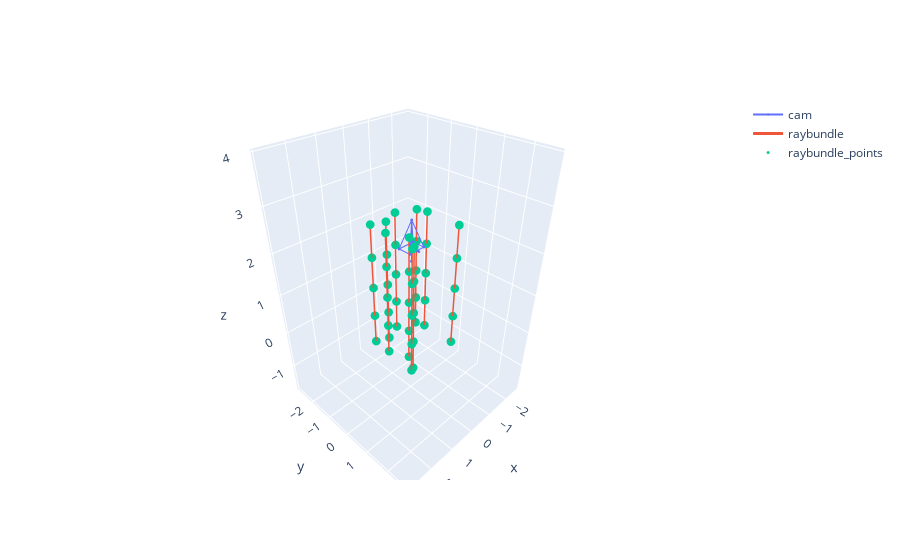

Source (notebook cell):
### Code cell
from utils.camera_utils import (
    reshape_camera_matrices,
    read_camera_parameters,
)
import plotly.graph_objects as go
from plotly.subplots import make_subplots
from pytorch3d.renderer import (
    NDCMultinomialRaysampler,
    FoVPerspectiveCameras,
    MonteCarloRaysampler,
    FoVOrthographicCameras
)
from pytorch3d.vis.plotly_vis import (
    _add_ray_bundle_trace,
    _add_camera_trace
)
import os


data_dir = "data/cow_data"
calibration_filepath = os.path.join(data_dir, "calibration.json")
Ks, Rs, Ts = read_camera_parameters(calibration_filepath)
Ks, Rs, Ts = reshape_camera_matrices(Ks,Rs,Ts)
cam_id = 0
camera = FoVOrthographicCameras(R=Rs[cam_id].unsqueeze(0), T=Ts[cam_id].unsqueeze(0))

raysampler_grid = NDCMultinomialRaysampler(
        image_width=128,
        image_height=128,  
        n_pts_per_ray= 10, 
        min_depth= 10, # Note: should this be the same values as for training (min:0.1, max:3) ?
        max_depth= 3,
    )

raysampler_mc = MonteCarloRaysampler(
            min_x = -1.0,
            max_x = 1.0,
            min_y = -1.0,
            max_y = 1.0,
            n_rays_per_image=10,
            n_pts_per_ray=5,
            min_depth=0.1,
            max_depth=3,
        )
raybundle_grid = raysampler_grid(camera)
raybundle_mc = raysampler_mc(camera)

fig = make_subplots(rows=1, cols=1, specs=[[{'type': 'scene'}]])
_add_camera_trace(
                    fig, camera, "cam", 0, 1, 0.3
                )
_add_ray_bundle_trace(
                    fig=fig,
                    ray_bundle=raybundle_mc,
                    trace_name="raybundle",
                    subplot_idx=0,
                    ncols=1,
                    max_rays=10,
                    max_points_per_ray=128,
                    marker_size=3,
                    line_width=3,
                )

fig.show()

### Figure 1 — Plotly figure (JSON) as saved in the notebook; plotly's stock layout.template omitted (floating-point values rounded to 4 significant figures)
{"data": [{"marker": {"size": 1}, "name": "cam", "scene": "scene", "type": "scatter3d", "x": [0.3, 0, 0, 0, -0.3, -0.3, 0.3, 0.3, 0, -0.3, -0.3, 0, 0.3, 0, 0], "y": [0.225, 0.225, 0.3, 0.225, 0.225, -0.225, -0.225, 0.225, 0, 0.225, -0.225, 0, -0.225, 0, 0], "z": [2.1, 2.1, 2.1, 2.1, 2.1, 2.1, 2.1, 2.1, 2.7, 2.1, 2.1, 2.7, 2.1, 2.7, 1.8]}, {"line": {"width": 3}, "marker": {"size": 0.1}, "name": "raybundle", "scene": "scene", "type": "scatter3d", "x": [2.441e-33, null, 0.3936, 0.3936, null, 0.8562, 0.8562, null, 0.8403, 0.8403, null, 0.59, 0.59, null, -0.9625, -0.9625, null, -0.2116, -0.2116, null, 0.875, 0.875, null, -0.8532, -0.8532, null, -0.962, -0.962, null, 0.978, 0.978], "y": [0, null, -0.6828, -0.6828, null, 0.9459, 0.9459, null, -0.8699, -0.8699, null, 0.4852, 0.4852, null, 0.9888, 0.9888, null, -0.9336, -0.9336, null, -0.1765, -0.1765, null, -0.6239, -0.6239, null, -0.2797, -0.2797, null, 0.9925, 0.9925], "z": [1.732e-33, null, 2.6, -0.3, null, 2.6, -0.3, null, 2.6, -0.3, null, 2.6, -0.3, null, 2.6, -0.3, null, 2.6, -0.3, null, 2.6, -0.3, null, 2.6, -0.3, null, 2.6, -0.3, null, 2.6, -0.3]}, {"marker": {"size": 3}, "mode": "markers", "name": "raybundle_points", "scene": "scene", "type": "scatter3d", "x": [0.3936, 0.3936, 0.3936, 0.3936, 0.3936, 0.8562, 0.8562, 0.8562, 0.8562, 0.8562, 0.8403, 0.8403, 0.8403, 0.8403, 0.8403, 0.59, 0.59, 0.59, 0.59, 0.59, -0.9625, -0.9625, -0.9625, -0.9625, -0.9625, -0.2116, -0.2116, -0.2116, -0.2116, -0.2116, 0.875, 0.875, 0.875, 0.875, 0.875, -0.8532, -0.8532, -0.8532, -0.8532, -0.8532, -0.962, -0.962, -0.962, -0.962, -0.962, 0.978, 0.978, 0.978, 0.978, 0.978], "y": [-0.6828, -0.6828, -0.6828, -0.6828, -0.6828, 0.9459, 0.9459, 0.9459, 0.9459, 0.9459, -0.8699, -0.8699, -0.8699, -0.8699, -0.8699, 0.4852, 0.4852, 0.4852, 0.4852, 0.4852, 0.9888, 0.9888, 0.9888, 0.9888, 0.9888, -0.9336, -0.9336, -0.9336, -0.9336, -0.9336, -0.1765, -0.1765, -0.1765, -0.1765, -0.1765, -0.6239, -0.6239, -0.6239, -0.6239, -0.6239, -0.2797, -0.2797, -0.2797, -0.2797, -0.2797, 0.9925, 0.9925, 0.9925, 0.9925, 0.9925], "z": [2.6, 1.875, 1.15, 0.425, -0.3, 2.6, 1.875, 1.15, 0.425, -0.3, 2.6, 1.875, 1.15, 0.425, -0.3, 2.6, 1.875, 1.15, 0.425, -0.3, 2.6, 1.875, 1.15, 0.425, -0.3, 2.6, 1.875, 1.15, 0.425, -0.3, 2.6, 1.875, 1.15, 0.425, -0.3, 2.6, 1.875, 1.15, 0.425, -0.3, 2.6, 1.875, 1.15, 0.425, -0.3, 2.6, 1.875, 1.15, 0.425, -0.3]}], "layout": {"scene": {"domain": {"x": [0, 1], "y": [0, 1]}, "xaxis": {"range": [-2.746, 3.054]}, "yaxis": {"range": [-2.915, 2.885]}, "zaxis": {"range": [-1.75, 4.05]}}}}
